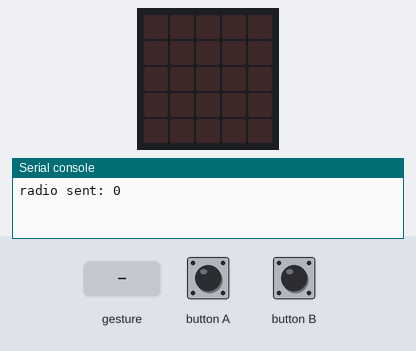
Bench run of a program on a simulated BBC micro:bit (MakeCode). Parts: the board's 5×5 LED display, the last lines printed to the serial console. The test bench sets the inputs (shaded band). No radio messages arrive unless stated (any console line starting 'radio sent:' is added by the test bench); a tilt is held for 1.5 s and a shake lasts 1 s, then the board lies face up again.

Above: at 1.2 s.
1.3 s: button A pressed for 0.15 s
At 2.3 s:
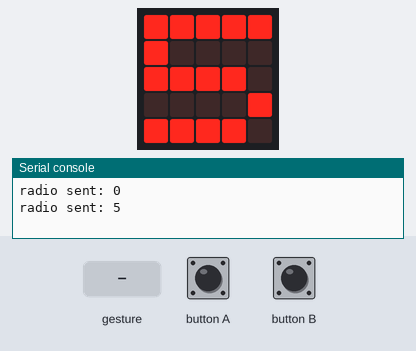
2.9 s: button B pressed for 0.15 s
At 3.5 s:
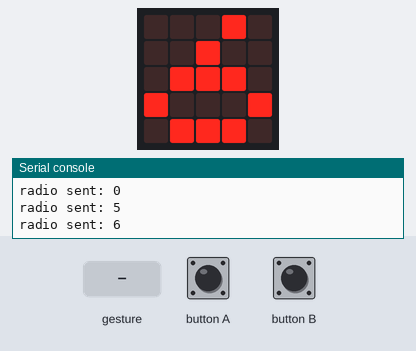
4.5 s: gesture 'tilt right'
At 5.3 s:
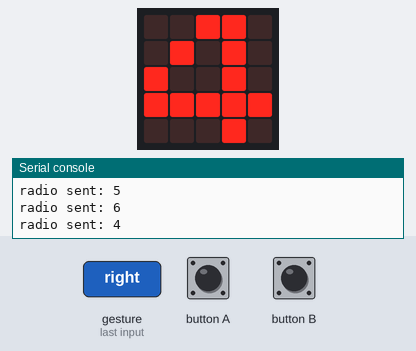
6.1 s: gesture 'tilt left'
At 6.4 s:
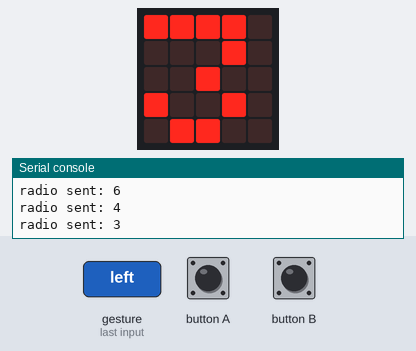
Timing chart, 0 to 8.6 s (numbered marks = the images above; inputs shaded):
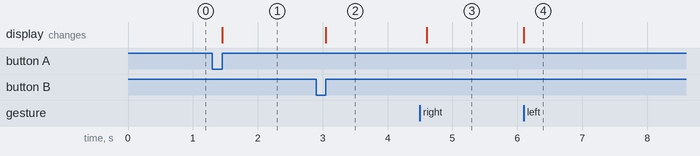

Measured:
- after the input at 1.3 s, the display: changes after 0.15 s (image 1)
- after the input at 2.9 s, the display: changes after 0.15 s (image 2)
- after the input at 4.5 s, the display: changes after 0.10 s (image 3)
- after the input at 6.1 s, the display: changes at once (image 4)

The program:

main.ts
```typescript
input.onGesture(Gesture.TiltRight, function () {
    radio.sendNumber(4)
    basic.showNumber(4)
})
input.onButtonPressed(Button.A, function () {
    radio.sendNumber(5)
    basic.showNumber(5)
})
input.onGesture(Gesture.TiltLeft, function () {
    radio.sendNumber(3)
    basic.showNumber(3)
})
input.onGesture(Gesture.LogoUp, function () {
    radio.sendNumber(2)
    basic.showNumber(2)
})
input.onGesture(Gesture.Shake, function () {
    radio.sendNumber(0)
    basic.showNumber(0)
})
input.onGesture(Gesture.LogoDown, function () {
    radio.sendNumber(1)
    basic.showNumber(1)
})
input.onButtonPressed(Button.B, function () {
    radio.sendNumber(6)
    basic.showNumber(6)
})
radio.setGroup(1)
radio.sendNumber(0)
```

test.ts
```typescript
// テストはここに来ます。このパッケージが拡張機能として使用されるときにはコンパイルされません。
```
